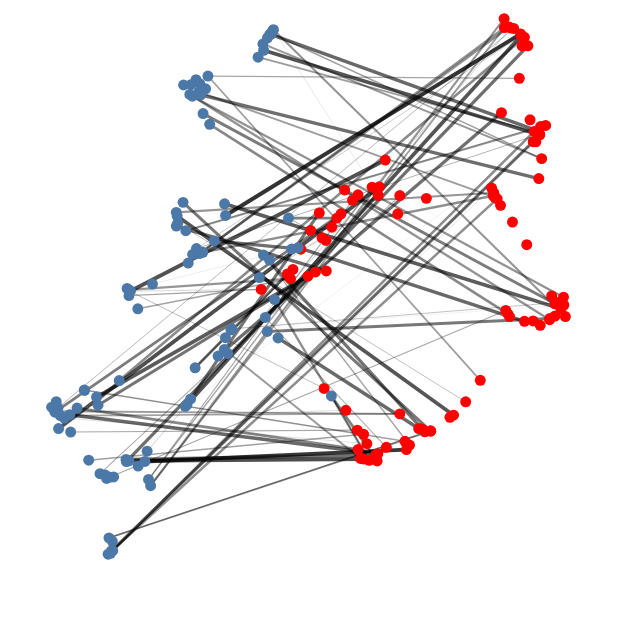

Notebook code for this chart:
### Code cell
PlotOT(d_mnist, d_fmnist, γ, ewfilter=0.3)

### Figure 1 — Vega-Lite specification as saved in the notebook (floating-point values rounded to 4 significant figures; data arrays with more than 128 entries replaced by an {"elided": "..."} marker saying what was removed)
{"layer": [{"data": {"values": {"elided": "192 records"}}, "encoding": {"detail": {"field": "pe", "type": "ordinal"}, "opacity": {"field": "ew", "legend": null, "type": "quantitative"}, "size": {"field": "ew", "legend": null, "scale": {"range": [0, 2]}, "type": "ordinal"}, "x": {"axis": null, "field": "edges_x", "type": "quantitative"}, "y": {"axis": null, "field": "edges_y", "type": "quantitative"}}, "height": 300, "mark": {"clip": false, "color": "black", "type": "line"}, "width": 300}, {"data": {"values": [{"x": 2.007, "y": -0.6107}, {"x": 3.081, "y": 2.511}, {"x": 0.1546, "y": 2.295}, {"x": 0.709, "y": 2.462}, {"x": 3.843, "y": 3.446}, {"x": 4.256, "y": 0.9125}, {"x": 0.891, "y": -0.9862}, {"x": 4.182, "y": 1.018}, {"x": -0.3246, "y": 1.417}, {"x": 0.09125, "y": 1.508}, {"x": 3.12, "y": 2.482}, {"x": 2.838, "y": 0.06218}, {"x": 0.9476, "y": -0.7815}, {"x": 0.8937, "y": -0.6568}, {"x": 0.8024, "y": -0.8591}, {"x": 1.914, "y": -0.6243}, {"x": 3.51, "y": 4.682}, {"x": 3.027, "y": 2.626}, {"x": 3.993, "y": 0.871}, {"x": -0.1532, "y": 1.811}, {"x": 3.737, "y": 3.381}, {"x": 3.535, "y": 4.52}, {"x": 1.463, "y": 2.282}, {"x": 1.864, "y": -0.5856}, {"x": 4.027, "y": 1.188}, {"x": 3.764, "y": 3.243}, {"x": 3.375, "y": 2.173}, {"x": 4.231, "y": 1.066}, {"x": 3.297, "y": 0.947}, {"x": 4.082, "y": 1.083}, {"x": 0.2354, "y": -0.04589}, {"x": 1.035, "y": 2.637}, {"x": 3.718, "y": 0.8543}, {"x": -0.3785, "y": 1.48}, {"x": -0.2849, "y": 1.54}, {"x": 0.4465, "y": 2.225}, {"x": 0.5169, "y": 2.283}, {"x": 0.3638, "y": 2.104}, {"x": 3.395, "y": 4.754}, {"x": 4.128, "y": 1.099}, {"x": 3.998, "y": 0.8875}, {"x": 1.119, "y": -1.013}, {"x": 1.607, "y": -0.8616}, {"x": 0.7878, "y": -0.602}, {"x": 2.332, "y": -0.4301}, {"x": 3.837, "y": 0.7958}, {"x": 0.9851, "y": -1.005}, {"x": 3.72, "y": 3.245}, {"x": 3.176, "y": 2.395}, {"x": 3.861, "y": 3.018}, {"x": 3.822, "y": 3.343}, {"x": 3.815, "y": 3.382}, {"x": 1.13, "y": -0.9157}, {"x": 4.225, "y": 1.171}, {"x": 0.2003, "y": 1.963}, {"x": 3.079, "y": 2.502}, {"x": 3.191, "y": 3.631}, {"x": 1.137, "y": 2.529}, {"x": 3.83, "y": 3.334}, {"x": 1.255, "y": 3.0}, {"x": 0.2714, "y": 1.52}, {"x": 3.263, "y": 0.9942}, {"x": 0.5981, "y": -0.3379}, {"x": -0.8128, "y": 1.275}, {"x": 1.939, "y": 2.488}, {"x": 4.084, "y": 0.9189}, {"x": 3.055, "y": 2.523}, {"x": 1.497, "y": 2.526}, {"x": 3.575, "y": 0.8493}, {"x": 3.239, "y": 4.765}, {"x": 3.064, "y": 2.563}, {"x": 3.518, "y": 4.658}, {"x": 0.7998, "y": 2.536}, {"x": 3.928, "y": 3.46}, {"x": 3.344, "y": 4.761}, {"x": 3.813, "y": 2.753}, {"x": 3.488, "y": 4.09}, {"x": 3.612, "y": 1.87}, {"x": 3.317, "y": 4.774}, {"x": 2.014, "y": -0.6163}, {"x": 3.573, "y": 4.636}, {"x": 0.5767, "y": 2.601}, {"x": -0.03292, "y": 1.452}, {"x": 1.093, "y": -0.9346}, {"x": 2.393, "y": -0.402}, {"x": 1.272, "y": -0.8306}, {"x": 3.519, "y": 4.658}, {"x": 0.8407, "y": -0.9795}, {"x": 2.595, "y": -0.2246}, {"x": 1.583, "y": -0.751}, {"x": 1.497, "y": -0.3848}, {"x": 1.155, "y": 2.643}, {"x": 0.2652, "y": 1.929}, {"x": 1.659, "y": -0.8004}, {"x": 3.667, "y": 3.536}, {"x": 3.326, "y": 0.9122}, {"x": 0.01016, "y": 2.062}, {"x": 3.235, "y": 4.884}, {"x": 3.632, "y": 4.523}, {"x": 1.812, "y": -0.5809}]}, "encoding": {"x": {"axis": null, "field": "x", "title": null, "type": "quantitative"}, "y": {"axis": null, "field": "y", "title": null, "type": "quantitative"}}, "height": 300, "mark": {"color": "red", "opacity": 1, "type": "circle"}, "width": 300}, {"data": {"values": [{"x": -2.228, "y": 2.119}, {"x": -1.985, "y": 4.004}, {"x": -0.5908, "y": 1.14}, {"x": -4.251, "y": -0.3622}, {"x": -2.079, "y": -0.2849}, {"x": -2.753, "y": -1.019}, {"x": -2.992, "y": 1.254}, {"x": -2.229, "y": 2.302}, {"x": -3.016, "y": 1.267}, {"x": -3.017, "y": -1.011}, {"x": -2.07, "y": 2.057}, {"x": -3.756, "y": -0.07057}, {"x": -1.956, "y": 1.742}, {"x": -0.6709, "y": 4.674}, {"x": -3.005, "y": 1.251}, {"x": -3.333, "y": -1.229}, {"x": -0.7758, "y": 1.735}, {"x": -3.294, "y": -2.085}, {"x": -0.6737, "y": 1.665}, {"x": -2.691, "y": -1.26}, {"x": -0.5323, "y": 0.6273}, {"x": -2.003, "y": 3.874}, {"x": -2.864, "y": -1.082}, {"x": -4.16, "y": -0.4076}, {"x": -3.989, "y": -0.6276}, {"x": -2.116, "y": 2.435}, {"x": -1.427, "y": 0.4742}, {"x": -2.214, "y": 2.252}, {"x": -1.3, "y": 0.7494}, {"x": -3.688, "y": -1.003}, {"x": -2.625, "y": 1.346}, {"x": -3.35, "y": -2.038}, {"x": -0.3581, "y": 2.226}, {"x": -3.273, "y": -1.226}, {"x": -1.701, "y": 4.12}, {"x": -3.558, "y": -0.1605}, {"x": -0.7734, "y": 4.463}, {"x": -1.837, "y": 4.018}, {"x": -1.372, "y": 0.4211}, {"x": -0.6537, "y": 4.675}, {"x": -2.87, "y": 1.016}, {"x": -3.288, "y": -2.208}, {"x": -1.914, "y": 0.2295}, {"x": -2.656, "y": -1.342}, {"x": -2.03, "y": 1.626}, {"x": -2.051, "y": -0.2646}, {"x": -3.18, "y": 0.05872}, {"x": -3.533, "y": -0.2699}, {"x": -1.836, "y": 1.754}, {"x": -2.204, "y": 2.158}, {"x": -1.595, "y": 1.921}, {"x": -1.961, "y": 3.85}, {"x": -1.409, "y": 0.6309}, {"x": -4.004, "y": -0.396}, {"x": -1.532, "y": 0.3863}, {"x": -3.315, "y": -2.217}, {"x": -1.782, "y": 3.619}, {"x": -2.714, "y": -0.8826}, {"x": -0.7126, "y": 0.7142}, {"x": -4.235, "y": -0.3496}, {"x": 0.356, "y": -0.1462}, {"x": -3.881, "y": -0.3078}, {"x": -0.8658, "y": 4.371}, {"x": -2.107, "y": 4.0}, {"x": -0.3044, "y": 1.812}, {"x": -3.763, "y": -0.06739}, {"x": -0.7845, "y": 4.548}, {"x": -4.229, "y": -0.2219}, {"x": -0.1969, "y": 1.833}, {"x": -1.821, "y": 3.869}, {"x": -3.048, "y": 1.288}, {"x": -3.39, "y": -1.246}, {"x": -3.017, "y": 1.192}, {"x": -0.7097, "y": 4.628}, {"x": -1.892, "y": 1.819}, {"x": -1.9, "y": 4.07}, {"x": -4.306, "y": -0.2953}, {"x": -4.2, "y": -0.304}, {"x": -4.19, "y": -0.5805}, {"x": -3.5, "y": -1.182}, {"x": -1.407, "y": 2.26}, {"x": -1.851, "y": 3.909}, {"x": -1.424, "y": 2.416}, {"x": -0.6095, "y": 4.738}, {"x": -1.318, "y": 0.7357}, {"x": -3.365, "y": -2.256}, {"x": -0.8447, "y": 1.433}, {"x": -3.06, "y": -1.021}, {"x": -1.672, "y": 3.477}, {"x": -3.066, "y": -0.992}, {"x": -0.6465, "y": 4.69}, {"x": -3.414, "y": -1.2}, {"x": -0.7453, "y": 0.9001}, {"x": -0.6203, "y": 4.727}, {"x": -3.301, "y": -2.209}, {"x": -1.74, "y": 3.95}, {"x": -1.989, "y": -0.1863}, {"x": -3.325, "y": -2.244}, {"x": -1.786, "y": 1.77}, {"x": -4.096, "y": -0.4401}]}, "encoding": {"x": {"axis": null, "field": "x", "title": null, "type": "quantitative"}, "y": {"axis": null, "field": "y", "title": null, "type": "quantitative"}}, "height": 300, "mark": {"opacity": 1, "type": "circle"}, "width": 300}], "title": {"dy": -25, "fontSize": 14, "text": ""}, "view": {"stroke": null}}
